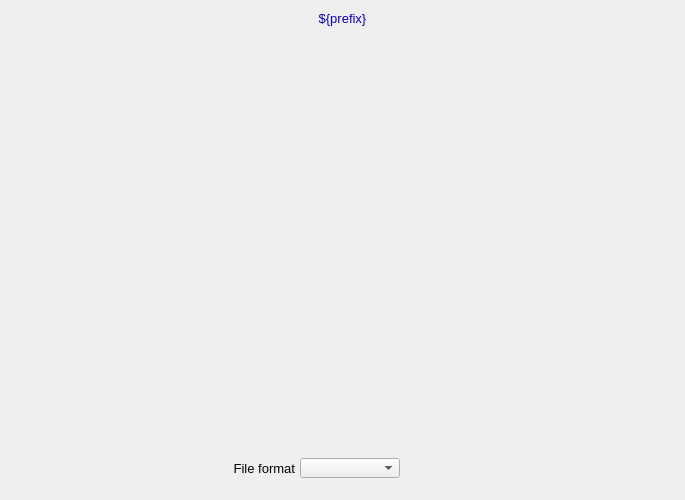
<?xml version="1.0" ?>
<ui version="4.0">
  <class>Dialog</class>
  <widget class="QWidget" name="screen">
    <property name="geometry">
      <rect>
        <x>266</x>
        <y>132</y>
        <width>685</width>
        <height>500</height>
      </rect>
    </property>
    <property name="styleSheet">
      <string notr="true">QWidget#screen {
  color: rgb(0, 0, 0);
  background-color: rgb(187, 187, 187);
  }</string>
    </property>
    <property name="windowTitle">
      <string>NDFile</string>
    </property>
    <widget class="PyDMDrawingRectangle" name="rectangle">
      <property name="geometry">
        <rect>
          <x>0</x>
          <y>5</y>
          <width>685</width>
          <height>26</height>
        </rect>
      </property>
      <property name="brush" stdset="0">
        <brush brushstyle="SolidPattern">
          <color alpha="255">
            <red>218</red>
            <green>218</green>
            <blue>218</blue>
          </color>
        </brush>
      </property>
      <property name="penStyle" stdset="0">
        <enum>Qt::SolidLine</enum>
      </property>
      <property name="penColor" stdset="0">
        <color>
          <red>218</red>
          <green>218</green>
          <blue>218</blue>
        </color>
      </property>
      <property name="penWidth" stdset="0">
        <double>0</double>
      </property>
      <property name="penCapStyle" stdset="0">
        <enum>Qt::FlatCap</enum>
      </property>
      <property name="toolTip">
        <string>rectangle</string>
      </property>
    </widget>
    <widget class="QLabel" name="text">
      <property name="geometry">
        <rect>
          <x>0</x>
          <y>6</y>
          <width>685</width>
          <height>25</height>
        </rect>
      </property>
      <property name="text">
        <string>${prefix}</string>
      </property>
      <property name="font" stdset="0">
        <font>
          <pointsize>10</pointsize>
        </font>
      </property>
      <property name="brush" stdset="0">
        <brush brushstyle="SolidPattern">
          <color alpha="255">
            <red>10</red>
            <green>0</green>
            <blue>184</blue>
          </color>
        </brush>
      </property>
      <property name="toolTip">
        <string>text</string>
      </property>
      <property name="alignment">
        <set>Qt::AlignCenter</set>
      </property>
      <property name="styleSheet">
        <string notr="true">QLabel#text {
  color: rgb(10, 0, 184);
  }</string>
      </property>
    </widget>
    <widget class="QLabel" name="text_1">
      <property name="geometry">
        <rect>
          <x>185</x>
          <y>458</y>
          <width>110</width>
          <height>20</height>
        </rect>
      </property>
      <property name="text">
        <string>File format</string>
      </property>
      <property name="font" stdset="0">
        <font>
          <pointsize>10</pointsize>
        </font>
      </property>
      <property name="brush" stdset="0">
        <brush brushstyle="SolidPattern">
          <color alpha="255">
            <red>0</red>
            <green>0</green>
            <blue>0</blue>
          </color>
        </brush>
      </property>
      <property name="toolTip">
        <string>text_1</string>
      </property>
      <property name="alignment">
        <set>Qt::AlignRight|Qt::AlignTrailing|Qt::AlignVCenter</set>
      </property>
      <property name="styleSheet">
        <string notr="true">QLabel#text_1 {
  color: rgb(0, 0, 0);
  }</string>
      </property>
    </widget>
    <widget class="PyDMLabel" name="text_update">
      <property name="geometry">
        <rect>
          <x>405</x>
          <y>459</y>
          <width>80</width>
          <height>18</height>
        </rect>
      </property>
      <property name="toolTip">
        <string>PV: ${prefix}FileFormat_RBV</string>
      </property>
      <property name="channel" stdset="0">
        <string>ca://${prefix}FileFormat_RBV</string>
      </property>
      <property name="font" stdset="0">
        <font>
          <pointsize>10</pointsize>
        </font>
      </property>
      <property name="alignment">
        <set>Qt::AlignLeading|Qt::AlignLeft|Qt::AlignVCenter</set>
      </property>
      <property name="textInteractionFlags">
        <set>Qt::TextSelectableByKeyboard|Qt::TextSelectableByMouse</set>
      </property>
      <property name="styleSheet">
        <string notr="true">PyDMLabel#text_update {
  color: rgb(10, 0, 184);
  background-color: rgb(187, 187, 187);
  }</string>
      </property>
    </widget>
    <widget class="PyDMEnumComboBox" name="menu">
      <property name="geometry">
        <rect>
          <x>300</x>
          <y>458</y>
          <width>100</width>
          <height>20</height>
        </rect>
      </property>
      <property name="toolTip">
        <string>${prefix}FileFormat</string>
      </property>
      <property name="channel" stdset="0">
        <string>ca://${prefix}FileFormat</string>
      </property>
      <property name="font" stdset="0">
        <font>
          <pointsize>10</pointsize>
        </font>
      </property>
      <property name="styleSheet">
        <string notr="true">PyDMEnumComboBox#menu {
  color: rgb(0, 0, 0);
  background-color: rgb(115, 223, 255);
  }</string>
      </property>
    </widget>
    <widget class="PyDMEmbeddedDisplay" name="composite">
      <property name="geometry">
        <rect>
          <x>5</x>
          <y>40</y>
          <width>675</width>
          <height>405</height>
        </rect>
      </property>
      <property name="toolTip">
        <string>composite</string>
      </property>
      <property name="filename" stdset="0">
        <string>FileBase_V33.ui</string>
      </property>
    </widget>
  </widget>
  <customwidgets>
    <customwidget>
      <class>PyDMDrawingRectangle</class>
      <extends>QWidget</extends>
      <header>pydm.widgets.drawing</header>
    </customwidget>
    <customwidget>
      <class>PyDMLabel</class>
      <extends>QLabel</extends>
      <header>pydm.widgets.label</header>
    </customwidget>
    <customwidget>
      <class>PyDMEnumComboBox</class>
      <extends>QComboBox</extends>
      <header>pydm.widgets.enum_combo_box</header>
    </customwidget>
    <customwidget>
      <class>PyDMEmbeddedDisplay</class>
      <extends>QFrame</extends>
      <header>pydm.widgets.embedded_display</header>
    </customwidget>
  </customwidgets>
</ui>
